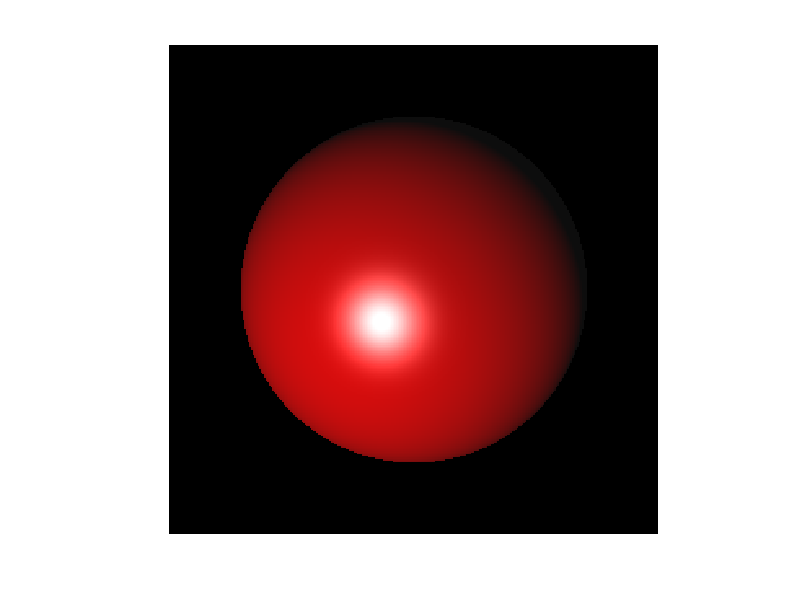

This figure's MATLAB source:
clear all;
clc;

%% parameterek
w=300;                       % kep szelessege
h=300;                       % kep magassaga
C=[0 0 1];                   % gomb kozeppontja
r=0.7;                       % gomb sugara
clrSphere=[0.8 0 0];         % gomb szine
shininess=50;                % csillogas
L=[-6 -6 -15];               % pontfeny pozicioja
clrLight=[1 1 1];            % pontfeny szine
clrAmbient=[0.05 0.05 0.05]; % ambiens feny szine
O=[0 0 -3];                  % kamera pozicioja
Q=[0 0 1];                   % kamera iranya

%% szamitas
img=zeros(h,w,3);
x=linspace(-1,1,w);
y=linspace(-h/w,h/w,h);
for ix=1:length(x)
    for iy=1:length(y)
        % metszespont kiszamitasa: ||O+t*D-C||^2=r^2 egyenlet megoldasa
        D=[x(ix) y(iy) Q(3)]-O; % a sugar iranyvektora
        a=D*D';
        b=2*D*(O-C)';
        c=(O-C)*(O-C)'-r^2;
        d=b^2-4*a*c; % a masodfoku egyenlet diszkriminansa
        if d<=0; continue; end % nincs metszespont --> fekete pixel
        t=[(-b-sqrt(d))/(2*a) (-b+sqrt(d))/(2*a)];
        t=min(t(t>=0));
        if isempty(t); continue; end % metszespont a kamera masik oldalan --> fekete pixel
        M=O+t*D; % ez a metszespont
        % arnyalas (Blinn-Phong): ambiens + diffuz + spekularis
        N=(M-C)/norm(M-C); % normalvektor (gomb kozeppont --> metszespont)
        ML=(L-M)/norm(L-M); % metszespont --> pontfeny
        MO=(O-M)/norm(O-M); % metszespont --> kamera
        img(h-iy+1,ix,:)=min(clrAmbient+max(N*ML',0)*clrSphere+clrLight.*max(N*(ML+MO)'/norm(ML+MO),0).^shininess,1);
    end
end

%% abrazolas
figure(1);
imshow(img);